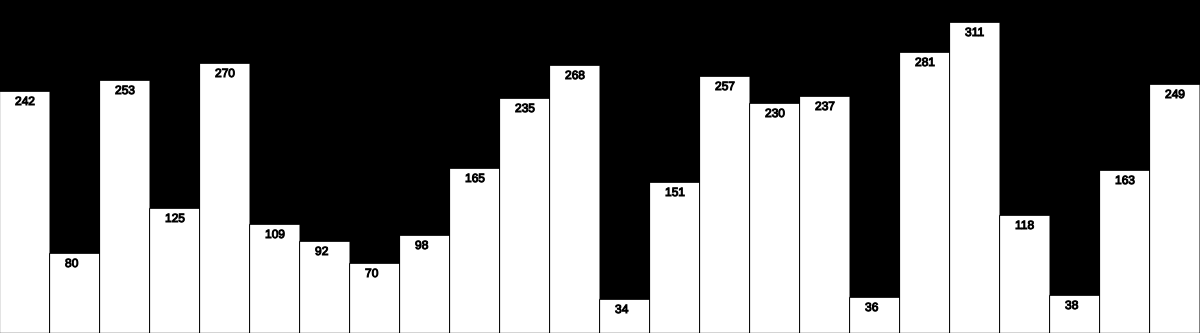
Frame 1 (no input)
Frame 60 (no input): identical to frame 1, image omitted
Frame 120 (the mouse pressed at the canvas centre since frame 60): identical to frame 1, image omitted

The p5.js sketch that drew this single still picture (run headless with seeded random() and noise() and a simulated clock; from frame 60 on, the mouse is pressed at the canvas centre):

// p5.js sketch
// ── sketch.js
let arr = [];
let rectW;
let rectW_new;
let i = 0;
let j = 0;
let maxIndex;
startflag = false;

function setup() {
  createCanvas(windowWidth, windowHeight / 3);
  uiSetup();
  randomArray();
}

function uiSetup() {
  sel = createSelect();
  sel.position(5, height + 10);
  sel.option("Bubble sort");
  sel.option("Selection sort");
  sel.option("Mergesort");
  sel.option("Quicksort (hoare)");
  sel.changed(() => {
    randomArray();
  });

  Start_btn = createButton("Start");
  Start_btn.position(width / 2, height + 10);
  Start_btn.mousePressed(startFunc);

  Random_btn = createButton("Random Array");
  Random_btn.position(Start_btn.x - Random_btn.width - 10, height + 10);
  Random_btn.mousePressed(randomArray);

  Stop_btn = createButton("Stop");
  Stop_btn.position(Start_btn.width + Start_btn.x + 10, height + 10);
  Stop_btn.mousePressed(stopFunc);

  Slider = createSlider(10, 80, 40, 10);
  Slider.position(width - Slider.width - 5, height + 10);
  rectW = 90 - Slider.value();
  rectW_new = Slider.value();
}

function stopFunc() {
  i = 0;
  j = 0;
  curr1 = 0;
  maxIndex = 0;
  startflag = false;
  Start_btn.removeAttribute("disabled");
  Stop_btn.attribute("disabled", "");
}

function startFunc() {
  startflag = true;
  Start_btn.attribute("disabled", "");
  Stop_btn.removeAttribute("disabled");
  switch (sel.value()) {
    case "Bubble sort":
      bubbleSort();
      break;
    case "Selection sort":
      selectionSort();
      break;

    case "Mergesort":
      mergesort(arr, 0, arr.length - 1);
      break;

    case "Quicksort (hoare)":
      quickSort(arr, 0, arr.length - 1);
      break;
  }
}

function randomArray() {
  stopFunc();
  arr = new Array(floor(width / rectW));
  let val;
  for (let i = 0; i < arr.length; i++) {
    arr[i] = floor(random(15, height));
  }
}

function draw() {
  rectW_new = 90 - Slider.value();
  if (rectW != rectW_new) {
    rectW = rectW_new;
    randomArray();
  }

  background(0);
  for (let inx = 0; inx < arr.length; inx++) {
    if (startflag == false) {
      fill(255);
    } else {
      switch (sel.value()) {
        case "Bubble sort":
          if (inx == j || inx == j + 1)
            //if not j or j+1 fill white
            fill("#5496ff");
          //if its j and j+1 fill blue
          else fill(255);
          break;

        case "Selection sort":
          if (inx == j) {
            fill("#5496ff");
          } else if (inx == maxIndex) {
            fill("#FF7a6e");
          } else {
            fill(255);
          }
          break;

        case "Mergesort":
          if (inx == curr1) {
            fill("#5496ff");
          } else {
            fill(255);
          }
          break;

        case "Quicksort (hoare)":
          if (inx == i || inx == j) {
            fill("#5496ff");
          } else {
            fill(255);
          }
          break;
      }
    }
    rect(inx * rectW, height - arr[inx], rectW, arr[inx]);
    if (rectW >= 40) {
      textSize(12);
      fill(0);
      stroke(1);
      text(arr[inx], inx * rectW + rectW / 2 - 10, height - arr[inx] + 14);
    }
    if (i >= arr.length) {
      stopFunc();
    }
  }
}
